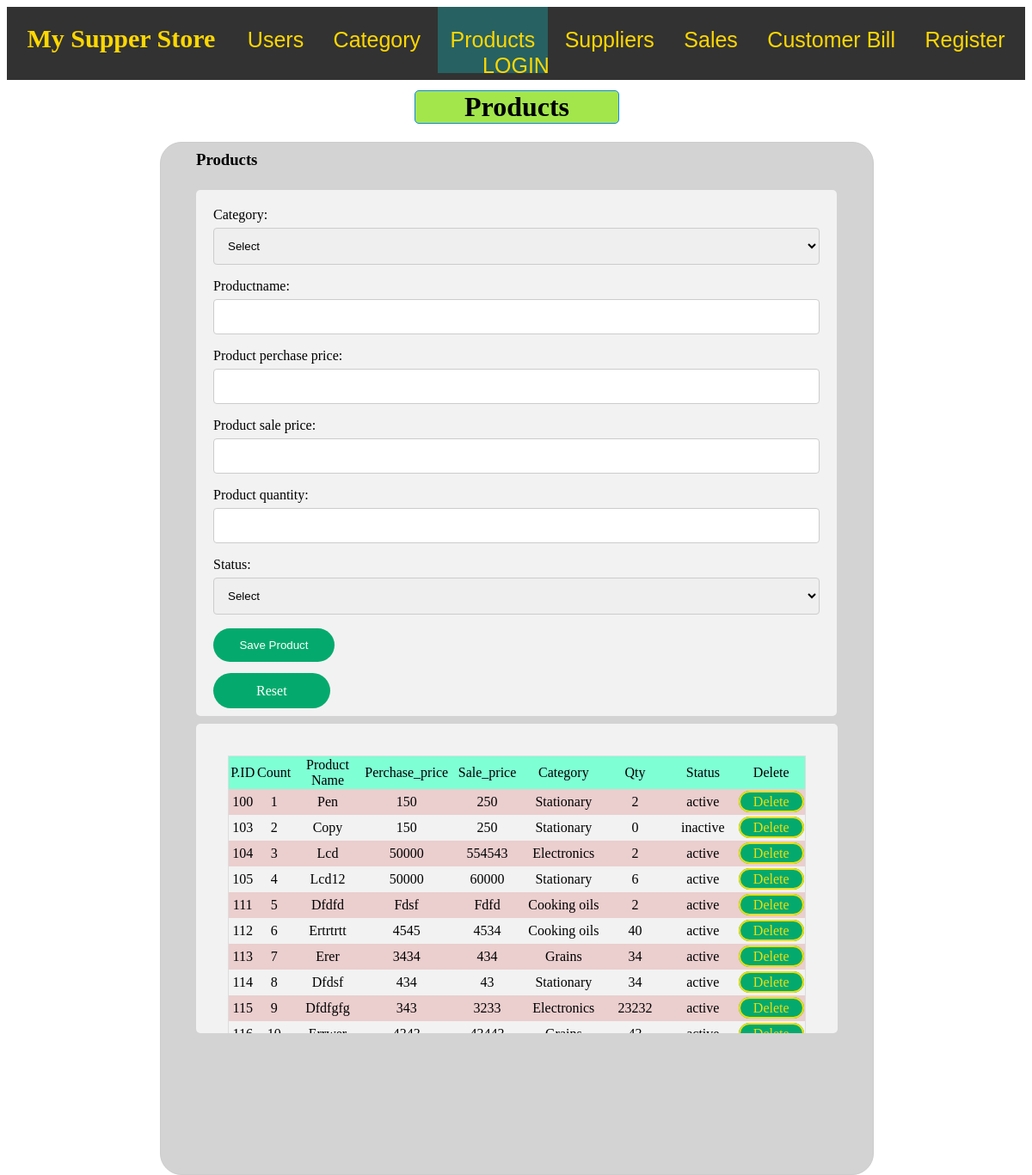
Before: /products/ with the older database file.
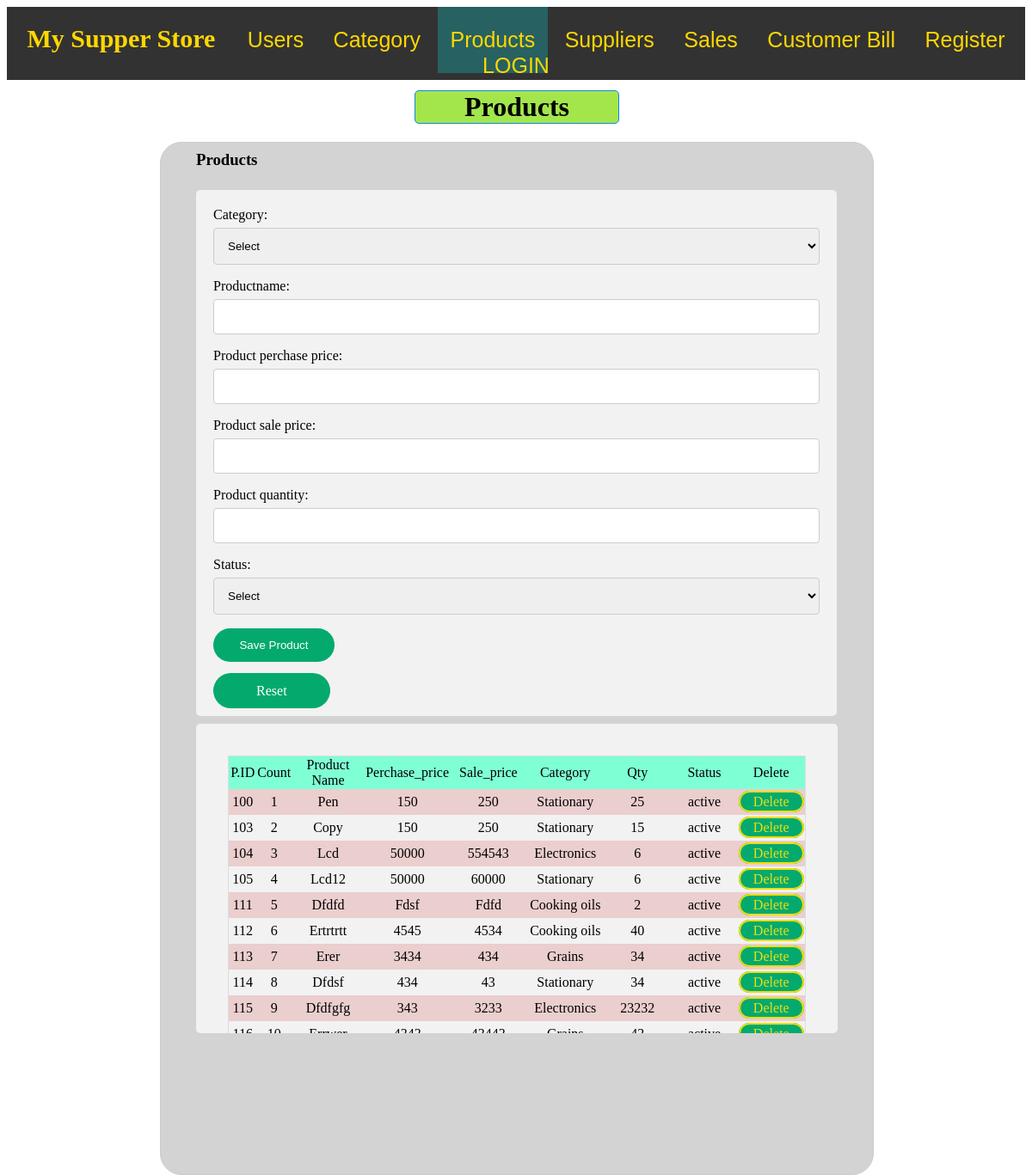
After: the same page with the newer database file.
### members/models.py (models this page shows, shortened)
class Products(models.Model):
    category=models.CharField(max_length=255)
    productname=models.CharField(max_length=255)
    product_perchase_price=models.CharField(max_length=255)
    product_sale_price=models.CharField(max_length=255)
    product_quantity=models.CharField(max_length=255)
    product_status=models.CharField(max_length=255)
    is_deleted = models.BooleanField(default=False)

### members/views.py (the view)
# urls.py: path("products/",views.products,name="products"),
def products(request):
    error=False
    error1=False
    msg=False
    try:
        if request.method == 'POST':
          form =Products_form() # Return form to html
          category_name=str(request.POST.get('category_name')).capitalize()
          productname=str(request.POST.get('productname')).capitalize()
          product_perchase_price=str(request.POST.get('product_perchase_price')).capitalize()
          product_sale_price=str(request.POST.get('product_sale_price')).capitalize()
          product_quantity=(request.POST.get('product_quantity'))
          product_status=(request.POST.get('status'))
          allproducts=Products.objects.filter(is_deleted=False).values()
          if  category_name=="":
              error1=True
          else:
            for entry in allproducts:
              if productname==entry['productname']:
                error=True
                break
            else:
              prod=Products(productname=productname,product_perchase_price= product_perchase_price,product_sale_price=product_sale_price,category=category_name,product_quantity=product_quantity,product_status=product_status)
              prod.save()
              msg=True
        else:
            form = Products_form()
    except:
            pass
    mycategory = Category.objects.filter(is_deleted=False).values()
    myproducts = Products.objects.filter(is_deleted=False).values()
    data={'form':form ,'error':error,'error1':error1,'myproducts':myproducts,'mycategory':mycategory,'msg':msg }
    return render(request,'products.html',data)

### members/forms.py
class Products_form(forms.Form):
    productname=forms.CharField(max_length=255)
    product_perchase_price=forms.CharField( max_length=255)
    product_sale_price=forms.CharField( max_length=255)
    product_quantity=forms.CharField( max_length=12)

### templates/products.html (shortened to what this page needs)
{% extends "master1.html" %}
{% block content %}
<div style="height:1200px" >
  <h1 style="text-align:center;margin-left:40%;margin-top:1% ;background-color:rgb(163, 230, 76);
  border: 1px solid rgb(19, 135, 230); width:20%;
  border-radius: 5px;">Products</h1>
  <div style="width:70% ; background-color:lightgray; margin-left:15% ;
  margin-top:1% ; height:100% ;border: 1px solid #ccc;
  border-radius: 25px; " >
  <h3 style="text-align:left;margin-left:5% ;margin-top:1% ;" > Products </h3>
  <div class="container" style="width:85% ;;margin-left:5% ;margin-top:3%;">
      <form method='post'>
      <label for="category_name">Category:</label>
      <select name="category_name" id="category_name" required>
      <option value="">Select</option>
      </select>
      {{form}}
      <label for="status">Status:</label>
      <select name="status" id="status" required='True'>
          {% if update_mode  %}
          <option value="{{value6}}"> {{value6}} </option>
          <option value="inactive">Inactive </option>
          <option value="active">active </option>
          {% else %}
          <option value="">Select</option>
          {% endif %}
        </select>
      <input type="submit" name='saveproduct' style="" {% if update_mode %}value="Update Product" {% else %} value="Save Product"{% endif %}>
      </form>
      <a name="reset"  href="/products/">{% if update_mode  %}Back to Products {% else %}Reset{% endif %}</a>
  </div>
  <div class="container1" style="width:90% ;height:30%;margin-left:5% ;margin-top:1%;overflow-x: hidden">
    <table style="width:90%;margin:5%;">
      <thead>
        <tr >
          <td style="width:5% ;background-color: aquamarine;"> P.ID </td>
          <td style="width:5%;background-color: aquamarine;"> Count </td>
          <td style="background-color: aquamarine;"> Product Name </td>
          <td style="background-color: aquamarine;"> Perchase_price </td>
          <td style="background-color: aquamarine;"> Sale_price </td>
          <td style="background-color: aquamarine;"> Category </td>
          <td style="background-color: aquamarine;"> Qty </td>
          <td style="background-color: aquamarine;"> Status </td>
          <td style="background-color: aquamarine;"> Delete </td>
        </tr>
      </thead>
        {% for x in myproducts %}
        <tr style="text-align:center ; margin-top:25px ;" >
          <td style="width:5%"> <a href={%url 'show' id=x.id %}>{{ x.id }}</a> </td>
          <td style="width:5%"><a href={%url 'show' id=x.id %}>{{ forloop.counter }}</a> </td>
          <td> <a href={%url 'show' id=x.id %}>{{ x.productname }}</a> </td>
          <td><a href={%url 'show' id=x.id %}>{{ x.product_perchase_price }}</a> </td>
          <td><a href={%url 'show' id=x.id %}>{{ x.product_sale_price }}</a>  </td>
          <td> <a href={%url 'show' id=x.id %}>{{ x.category }}</a> </td>
          <td> <a href={%url 'show' id=x.id %}>{{ x.product_quantity }}</a> </td>
          <td> <a href={%url 'show' id=x.id %}>{{ x.product_status }}</a> </td>
          <td> <a onclick="return confirm('Are you sure you want to delete this?')" name="navlink" style=" " href={% url 'delete_pro' id=x.id %}>Delete </td>
        </tr>
        {% endfor %}
    </table>
    </div>
  </div>
</div>
{% endblock %}

### templates/master1.html (shortened to what this page needs)
<!doctype html>
<html lang="en">
  <head>
    <link href="/static/main.css?v=25" rel="stylesheet">
  </head>
  <body>
    <div class="navbar"  style="text-align:center;">
          <a class='sune' {% if request.path == "/" %}class="active"{% endif %} href="/main"> My Supper Store </a>
          <a {% if request.path == "/users/" %}class="active"{% endif %}href="/users">Users</a>
          <a {% if request.path == "/category/" %}class="active"{% endif %}href="/category">Category</a>
          <a {% if request.path == "/products/" %}class="active"{% endif %} href="/products">Products</a>
          <a {% if request.path == "/suppliers/" %} class="active"{% endif %} href="/suppliers">Suppliers</a>
          <a {% if request.path == "/sales/" %} class="active"{% endif %} href="/sales">Sales</a>
          <a {% if request.path == "/customerbill/" %} class="active"{% endif %} href="/customerbill">Customer Bill</a>
          <a  href="/register">Register</a>
          <a  href="/login" >LOGIN</a>
    </div>
    <div style="height:700px;">
    {% block content %}
    {% endblock %}
    </div>
</body>
</html>

### static/main.css (style rules this page uses)
.navbar { width: 100%; height: 65px; overflow: hidden; background-color: rgb(50, 50, 50); font-family: Arial; padding-top:20px ; }
.navbar a { font-size: 25px; color:gold; text-align: center; padding: 25px 15px 25px 15px; text-decoration: none; }
.navbar a.active { background-color:rgb(39, 97, 97); }
.navbar a.sune { font-family: 'Times New Roman'; font-weight: bold; font-size: 30px; }
input[type=text], select, textarea { width: 100%; padding: 12px; border: 1px solid #ccc; border-radius: 4px; box-sizing: border-box; margin-top: 6px; margin-bottom: 16px; resize: vertical }
input[type=submit] { width: 20%; background-color: #04AA6D; color: white; padding: 12px 30px 12px 30px; border: none; border-radius: 25px; cursor: pointer; margin-bottom: 25px; text-align: center; }
a[name=reset] { width: 30%; background-color: #04AA6D; color: white; padding: 12px 50px 12px 50px; border: none; border-radius: 25px; cursor: pointer; text-decoration: none; text-align: center; }
a[name=navlink] { width: 100%; background-color: #04AA6D; color: rgb(236, 222, 15); padding: 2px 15px 2px 15px; border-color:#9b6d31; border-radius: 4px; cursor: pointer; text-decoration: none; border: 2px solid; border-radius: 15px; }
.container { border-radius: 5px; background-color: #f2f2f2; padding: 20px; }
.container1 { border-radius: 5px; background-color: #f2f2f2; }
table { border-collapse: collapse; border-spacing: 0; margin-left:0%; width: 100%; border: 1px solid #ddd; }
table a { text-decoration: none; color: black; }
td { text-align: left; padding: 1px; text-align:center; width:15% }
thead { background-color: aquamarine; }
tr { text-align:center; width:15%; height: 30px; }
tr:nth-child(even) { background-color: #f2f2f2; text-align:center ; margin-top:25px }
tr:nth-child(odd) { background-color: #ebcece; text-align:center ; margin-top:25px }

Changed rows visible on the page:
changed Products "Pen": product_quantity "2" → "25"
changed Products "Copy": product_quantity "0" → "15"; product_status "inactive" → "active"
changed Products "Lcd": product_quantity "2" → "6"
